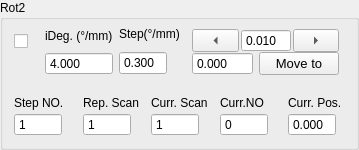
             <widget class="QGroupBox" name="rotary2Group">
              <property name="sizePolicy">
               <sizepolicy hsizetype="Expanding" vsizetype="Expanding">
                <horstretch>0</horstretch>
                <verstretch>0</verstretch>
               </sizepolicy>
              </property>
              <property name="title">
               <string>Rot2</string>
              </property>
              <layout class="QVBoxLayout" name="verticalLayout_84">
               <property name="topMargin">
                <number>0</number>
               </property>
               <item>
                <layout class="QVBoxLayout" name="verticalLayout_82">
                 <property name="spacing">
                  <number>12</number>
                 </property>
                 <item>
                  <layout class="QHBoxLayout" name="horizontalLayout_44" stretch="1,2,0,0">
                   <property name="spacing">
                    <number>6</number>
                   </property>
                   <item>
                    <layout class="QVBoxLayout" name="verticalLayout_80">
                     <property name="spacing">
                      <number>6</number>
                     </property>
                     <property name="topMargin">
                      <number>9</number>
                     </property>
                     <item>
                      <widget class="QCheckBox" name="activeRot2">
                       <property name="sizePolicy">
                        <sizepolicy hsizetype="Expanding" vsizetype="Preferred">
                         <horstretch>0</horstretch>
                         <verstretch>0</verstretch>
                        </sizepolicy>
                       </property>
                       <property name="toolTip">
                        <string>Active Instrument?</string>
                       </property>
                       <property name="text">
                        <string/>
                       </property>
                       <property name="checked">
                        <bool>false</bool>
                       </property>
                       <property name="mytype" stdset="0">
                        <string>checkbox</string>
                       </property>
                      </widget>
                     </item>
                     <item>
                      <widget class="LedIndicator" name="rotary2Led" native="true">
                       <property name="sizePolicy">
                        <sizepolicy hsizetype="Fixed" vsizetype="Fixed">
                         <horstretch>0</horstretch>
                         <verstretch>0</verstretch>
                        </sizepolicy>
                       </property>
                       <property name="minimumSize">
                        <size>
                         <width>25</width>
                         <height>25</height>
                        </size>
                       </property>
                       <property name="maximumSize">
                        <size>
                         <width>25</width>
                         <height>25</height>
                        </size>
                       </property>
                       <property name="baseSize">
                        <size>
                         <width>0</width>
                         <height>0</height>
                        </size>
                       </property>
                       <property name="mytype" stdset="0">
                        <string>led</string>
                       </property>
                      </widget>
                     </item>
                    </layout>
                   </item>
                   <item>
                    <layout class="QVBoxLayout" name="verticalLayout_38">
                     <property name="spacing">
                      <number>0</number>
                     </property>
                     <property name="leftMargin">
                      <number>0</number>
                     </property>
                     <property name="rightMargin">
                      <number>0</number>
                     </property>
                     <item>
                      <widget class="QLabel" name="label_36">
                       <property name="sizePolicy">
                        <sizepolicy hsizetype="Expanding" vsizetype="Fixed">
                         <horstretch>0</horstretch>
                         <verstretch>0</verstretch>
                        </sizepolicy>
                       </property>
                       <property name="maximumSize">
                        <size>
                         <width>16777215</width>
                         <height>16777215</height>
                        </size>
                       </property>
                       <property name="text">
                        <string>iDeg. (°/mm)</string>
                       </property>
                       <property name="mytype" stdset="0">
                        <string>label</string>
                       </property>
                      </widget>
                     </item>
                     <item>
                      <widget class="QDoubleSpinBox" name="iRot2">
                       <property name="sizePolicy">
                        <sizepolicy hsizetype="Expanding" vsizetype="Fixed">
                         <horstretch>0</horstretch>
                         <verstretch>0</verstretch>
                        </sizepolicy>
                       </property>
                       <property name="maximumSize">
                        <size>
                         <width>16777215</width>
                         <height>16777215</height>
                        </size>
                       </property>
                       <property name="buttonSymbols">
                        <enum>QAbstractSpinBox::ButtonSymbols::NoButtons</enum>
                       </property>
                       <property name="decimals">
                        <number>3</number>
                       </property>
                       <property name="value">
                        <double>4.000000000000000</double>
                       </property>
                      </widget>
                     </item>
                    </layout>
                   </item>
                   <item>
                    <layout class="QVBoxLayout" name="verticalLayout_41">
                     <property name="spacing">
                      <number>3</number>
                     </property>
                     <item>
                      <widget class="QLabel" name="label_35">
                       <property name="sizePolicy">
                        <sizepolicy hsizetype="Expanding" vsizetype="Fixed">
                         <horstretch>0</horstretch>
                         <verstretch>0</verstretch>
                        </sizepolicy>
                       </property>
                       <property name="text">
                        <string>Step(°/mm)</string>
                       </property>
                       <property name="mytype" stdset="0">
                        <string>label</string>
                       </property>
                      </widget>
                     </item>
                     <item>
                      <widget class="QDoubleSpinBox" name="rotary2Step">
                       <property name="sizePolicy">
                        <sizepolicy hsizetype="Expanding" vsizetype="Fixed">
                         <horstretch>0</horstretch>
                         <verstretch>0</verstretch>
                        </sizepolicy>
                       </property>
                       <property name="maximumSize">
                        <size>
                         <width>48</width>
                         <height>24</height>
                        </size>
                       </property>
                       <property name="buttonSymbols">
                        <enum>QAbstractSpinBox::ButtonSymbols::NoButtons</enum>
                       </property>
                       <property name="decimals">
                        <number>3</number>
                       </property>
                       <property name="value">
                        <double>0.300000000000000</double>
                       </property>
                      </widget>
                     </item>
                    </layout>
                   </item>
                   <item>
                    <widget class="QFrame" name="rotary3Manual_2">
                     <property name="mytype" stdset="0">
                      <string>inst_manu</string>
                     </property>
                     <layout class="QVBoxLayout" name="verticalLayout_56">
                      <property name="spacing">
                       <number>0</number>
                      </property>
                      <property name="leftMargin">
                       <number>6</number>
                      </property>
                      <property name="rightMargin">
                       <number>6</number>
                      </property>
                      <item>
                       <layout class="QHBoxLayout" name="horizontalLayout_22">
                        <property name="spacing">
                         <number>2</number>
                        </property>
                        <item>
                         <widget class="QToolButton" name="rot2JogL">
                          <property name="sizePolicy">
                           <sizepolicy hsizetype="Expanding" vsizetype="Fixed">
                            <horstretch>0</horstretch>
                            <verstretch>0</verstretch>
                           </sizepolicy>
                          </property>
                          <property name="minimumSize">
                           <size>
                            <width>32</width>
                            <height>0</height>
                           </size>
                          </property>
                          <property name="text">
                           <string>...</string>
                          </property>
                          <property name="arrowType">
                           <enum>Qt::ArrowType::LeftArrow</enum>
                          </property>
                          <property name="mytype" stdset="0">
                           <string>arrowbutton</string>
                          </property>
                         </widget>
                        </item>
                        <item>
                         <widget class="QDoubleSpinBox" name="rotary2JogStep">
                          <property name="sizePolicy">
                           <sizepolicy hsizetype="Preferred" vsizetype="Preferred">
                            <horstretch>0</horstretch>
                            <verstretch>0</verstretch>
                           </sizepolicy>
                          </property>
                          <property name="maximumSize">
                           <size>
                            <width>50</width>
                            <height>24</height>
                           </size>
                          </property>
                          <property name="buttonSymbols">
                           <enum>QAbstractSpinBox::ButtonSymbols::NoButtons</enum>
                          </property>
                          <property name="decimals">
                           <number>3</number>
                          </property>
                          <property name="minimum">
                           <double>-50.000000000000000</double>
                          </property>
                          <property name="maximum">
                           <double>210.000000000000000</double>
                          </property>
                          <property name="value">
                           <double>0.010000000000000</double>
                          </property>
                         </widget>
                        </item>
                        <item>
                         <widget class="QToolButton" name="rot2JogR">
                          <property name="sizePolicy">
                           <sizepolicy hsizetype="Expanding" vsizetype="Fixed">
                            <horstretch>0</horstretch>
                            <verstretch>0</verstretch>
                           </sizepolicy>
                          </property>
                          <property name="minimumSize">
                           <size>
                            <width>32</width>
                            <height>0</height>
                           </size>
                          </property>
                          <property name="text">
                           <string>...</string>
                          </property>
                          <property name="arrowType">
                           <enum>Qt::ArrowType::RightArrow</enum>
                          </property>
                          <property name="mytype" stdset="0">
                           <string>arrowbutton</string>
                          </property>
                         </widget>
                        </item>
                       </layout>
                      </item>
                      <item>
                       <layout class="QHBoxLayout" name="horizontalLayout_12">
                        <property name="spacing">
                         <number>6</number>
                        </property>
                        <item>
                         <widget class="QDoubleSpinBox" name="rot2SetPos">
                          <property name="sizePolicy">
                           <sizepolicy hsizetype="Fixed" vsizetype="Fixed">
                            <horstretch>0</horstretch>
                            <verstretch>0</verstretch>
                           </sizepolicy>
                          </property>
                          <property name="maximumSize">
                           <size>
                            <width>16777215</width>
                            <height>16777215</height>
                           </size>
                          </property>
                          <property name="buttonSymbols">
                           <enum>QAbstractSpinBox::ButtonSymbols::NoButtons</enum>
                          </property>
                          <property name="decimals">
                           <number>3</number>
                          </property>
                          <property name="maximum">
                           <double>1000.000000000000000</double>
                          </property>
                         </widget>
                        </item>
                        <item>
                         <widget class="QPushButton" name="rot2MoveTo">
                          <property name="sizePolicy">
                           <sizepolicy hsizetype="Preferred" vsizetype="Fixed">
                            <horstretch>0</horstretch>
                            <verstretch>0</verstretch>
                           </sizepolicy>
                          </property>
                          <property name="maximumSize">
                           <size>
                            <width>16777215</width>
                            <height>30</height>
                           </size>
                          </property>
                          <property name="font">
                           <font>
                            <pointsize>10</pointsize>
                           </font>
                          </property>
                          <property name="text">
                           <string>Move to</string>
                          </property>
                          <property name="mytype" stdset="0">
                           <string>clickable_button</string>
                          </property>
                         </widget>
                        </item>
                       </layout>
                      </item>
                     </layout>
                    </widget>
                   </item>
                  </layout>
                 </item>
                 <item>
                  <layout class="QHBoxLayout" name="horizontalLayout_15">
                   <item>
                    <layout class="QVBoxLayout" name="verticalLayout_40">
                     <property name="spacing">
                      <number>3</number>
                     </property>
                     <item>
                      <widget class="QLabel" name="label_34">
                       <property name="sizePolicy">
                        <sizepolicy hsizetype="Expanding" vsizetype="Fixed">
                         <horstretch>0</horstretch>
                         <verstretch>0</verstretch>
                        </sizepolicy>
                       </property>
                       <property name="text">
                        <string>Step NO.</string>
                       </property>
                       <property name="mytype" stdset="0">
                        <string>label</string>
                       </property>
                      </widget>
                     </item>
                     <item>
                      <widget class="QSpinBox" name="rotary2StepNO">
                       <property name="sizePolicy">
                        <sizepolicy hsizetype="Expanding" vsizetype="Fixed">
                         <horstretch>0</horstretch>
                         <verstretch>0</verstretch>
                        </sizepolicy>
                       </property>
                       <property name="maximumSize">
                        <size>
                         <width>48</width>
                         <height>24</height>
                        </size>
                       </property>
                       <property name="buttonSymbols">
                        <enum>QAbstractSpinBox::ButtonSymbols::NoButtons</enum>
                       </property>
                       <property name="maximum">
                        <number>10000</number>
                       </property>
                       <property name="value">
                        <number>1</number>
                       </property>
                      </widget>
                     </item>
                    </layout>
                   </item>
                   <item>
                    <layout class="QVBoxLayout" name="verticalLayout_94">
                     <property name="spacing">
                      <number>3</number>
                     </property>
                     <item>
                      <widget class="QLabel" name="label_61">
                       <property name="sizePolicy">
                        <sizepolicy hsizetype="Expanding" vsizetype="Fixed">
                         <horstretch>0</horstretch>
                         <verstretch>0</verstretch>
                        </sizepolicy>
                       </property>
                       <property name="text">
                        <string>Rep. Scan</string>
                       </property>
                       <property name="mytype" stdset="0">
                        <string>label</string>
                       </property>
                      </widget>
                     </item>
                     <item>
                      <widget class="QSpinBox" name="ScanRepNO_R2">
                       <property name="sizePolicy">
                        <sizepolicy hsizetype="Expanding" vsizetype="Fixed">
                         <horstretch>0</horstretch>
                         <verstretch>0</verstretch>
                        </sizepolicy>
                       </property>
                       <property name="maximumSize">
                        <size>
                         <width>48</width>
                         <height>24</height>
                        </size>
                       </property>
                       <property name="buttonSymbols">
                        <enum>QAbstractSpinBox::ButtonSymbols::NoButtons</enum>
                       </property>
                       <property name="maximum">
                        <number>10000</number>
                       </property>
                       <property name="value">
                        <number>1</number>
                       </property>
                      </widget>
                     </item>
                    </layout>
                   </item>
                   <item>
                    <layout class="QVBoxLayout" name="verticalLayout_95">
                     <property name="spacing">
                      <number>3</number>
                     </property>
                     <item>
                      <widget class="QLabel" name="label_62">
                       <property name="sizePolicy">
                        <sizepolicy hsizetype="Expanding" vsizetype="Fixed">
                         <horstretch>0</horstretch>
                         <verstretch>0</verstretch>
                        </sizepolicy>
                       </property>
                       <property name="text">
                        <string>Curr. Scan</string>
                       </property>
                       <property name="mytype" stdset="0">
                        <string>label</string>
                       </property>
                      </widget>
                     </item>
                     <item>
                      <widget class="QSpinBox" name="Rot2CurrScan">
                       <property name="sizePolicy">
                        <sizepolicy hsizetype="Expanding" vsizetype="Fixed">
                         <horstretch>0</horstretch>
                         <verstretch>0</verstretch>
                        </sizepolicy>
                       </property>
                       <property name="maximumSize">
                        <size>
                         <width>48</width>
                         <height>24</height>
                        </size>
                       </property>
                       <property name="buttonSymbols">
                        <enum>QAbstractSpinBox::ButtonSymbols::NoButtons</enum>
                       </property>
                       <property name="maximum">
                        <number>10000</number>
                       </property>
                       <property name="value">
                        <number>1</number>
                       </property>
                      </widget>
                     </item>
                    </layout>
                   </item>
                   <item>
                    <layout class="QVBoxLayout" name="verticalLayout_47">
                     <property name="spacing">
                      <number>3</number>
                     </property>
                     <item>
                      <widget class="QLabel" name="label_50">
                       <property name="sizePolicy">
                        <sizepolicy hsizetype="Expanding" vsizetype="Fixed">
                         <horstretch>0</horstretch>
                         <verstretch>0</verstretch>
                        </sizepolicy>
                       </property>
                       <property name="text">
                        <string>Curr.NO</string>
                       </property>
                       <property name="mytype" stdset="0">
                        <string>label</string>
                       </property>
                      </widget>
                     </item>
                     <item>
                      <widget class="QSpinBox" name="rotary2CurrStepNO">
                       <property name="sizePolicy">
                        <sizepolicy hsizetype="Expanding" vsizetype="Fixed">
                         <horstretch>0</horstretch>
                         <verstretch>0</verstretch>
                        </sizepolicy>
                       </property>
                       <property name="maximumSize">
                        <size>
                         <width>48</width>
                         <height>24</height>
                        </size>
                       </property>
                       <property name="buttonSymbols">
                        <enum>QAbstractSpinBox::ButtonSymbols::NoButtons</enum>
                       </property>
                       <property name="mytype" stdset="0">
                        <string>intNO</string>
                       </property>
                      </widget>
                     </item>
                    </layout>
                   </item>
                   <item>
                    <layout class="QVBoxLayout" name="verticalLayout_39">
                     <property name="spacing">
                      <number>3</number>
                     </property>
                     <item>
                      <widget class="QLabel" name="label_17">
                       <property name="sizePolicy">
                        <sizepolicy hsizetype="Expanding" vsizetype="Fixed">
                         <horstretch>0</horstretch>
                         <verstretch>0</verstretch>
                        </sizepolicy>
                       </property>
                       <property name="text">
                        <string>Curr. Pos.</string>
                       </property>
                       <property name="mytype" stdset="0">
                        <string>label</string>
                       </property>
                      </widget>
                     </item>
                     <item>
                      <widget class="QDoubleSpinBox" name="rot2CurrPos">
                       <property name="sizePolicy">
                        <sizepolicy hsizetype="Expanding" vsizetype="Fixed">
                         <horstretch>0</horstretch>
                         <verstretch>0</verstretch>
                        </sizepolicy>
                       </property>
                       <property name="maximumSize">
                        <size>
                         <width>48</width>
                         <height>24</height>
                        </size>
                       </property>
                       <property name="buttonSymbols">
                        <enum>QAbstractSpinBox::ButtonSymbols::NoButtons</enum>
                       </property>
                       <property name="decimals">
                        <number>3</number>
                       </property>
                       <property name="minimum">
                        <double>-10.000000000000000</double>
                       </property>
                       <property name="maximum">
                        <double>1000.000000000000000</double>
                       </property>
                      </widget>
                     </item>
                    </layout>
                   </item>
                  </layout>
                 </item>
                </layout>
               </item>
              </layout>
             </widget>
